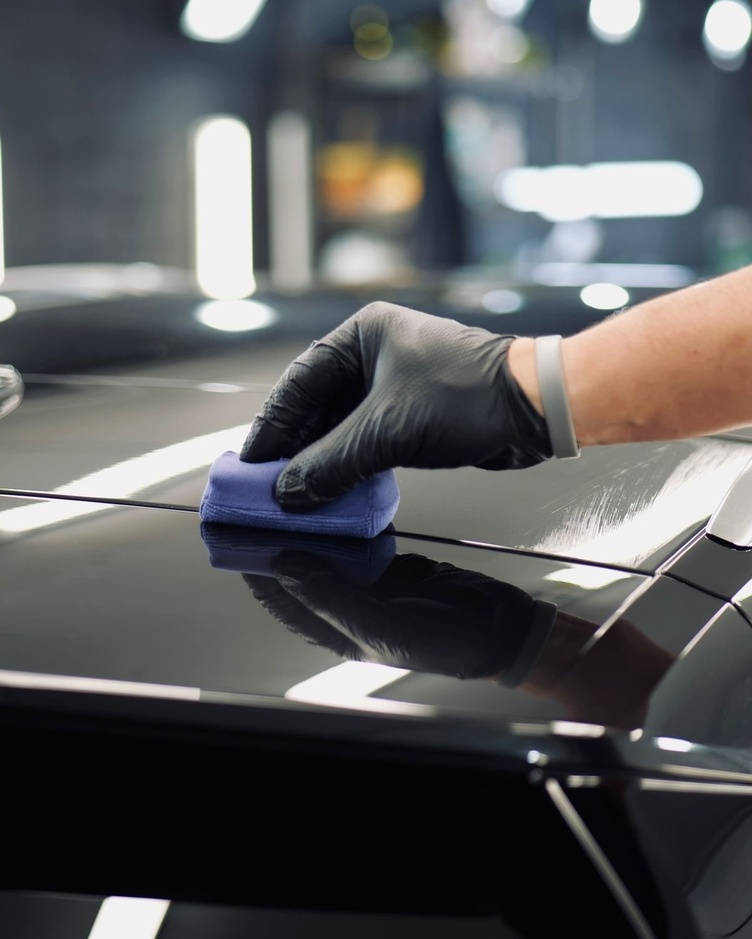
#> input picture arena-colossal/imagens/entrada/descontaminacao.jpg, 752 x 939 px, shrunk from 1200 x 1498 before the run
$ python recorte.py ../../arena-colossal/imagens/entrada/descontaminacao.jpg ../../arena-colossal/imagens/entrada/higienizacao-ar-condicionado.jpg
#> lines starting #> are read from the running program, lines starting #| are printed output that depends on the picture; after the words box and inside, x2 and y2 are one past the last pixel; in counts of white or black regions, pixels touching at a corner belong together
#> in processa, im is the input picture: PIL image 752x939 RGB; mean R, G, B 89, 89.7, 91.2
"""
Remove o fundo de estúdio das fotos da Dra. Consuelo.

O problema: o fundo iluminado atrás dos ombros tem luminância 44 — exatamente a
mediana do cabelo dela. Nenhum limiar de cor separa os dois.

A solução é textura. O fundo de estúdio é liso (alta frequência p99 = 2); o
cabelo é feito de fios (p50 = 8, p90 = 27). Um pixel só é fundo quando é escuro
E liso. A varredura parte das bordas por inundação, então o cabelo interno,
cercado pela própria figura, nunca é alcançado mesmo sendo escuro.
"""
from PIL import Image, ImageFilter, ImageChops
from collections import deque
import sys, time

LUM_MAX = 52     # fundo mais claro medido: 47 (atrás dos ombros)
TEX_MAX = 3      # fundo p99 = 2; cabelo começa em 8
SAT_MAX = 26     # fundo é cinza neutro (sat ~5); pele e jaleco têm cor

def mascara_figura(im):
    w, h = im.size
    cinza = im.convert('L')
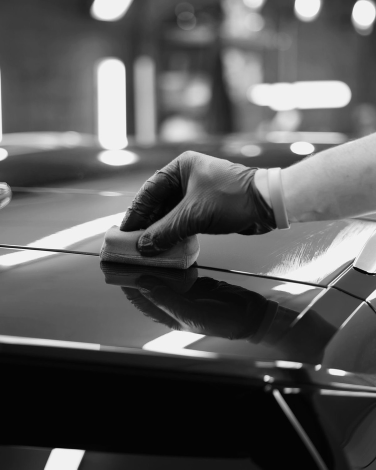
#> cinza: PIL image 752x939 L (shown at 1/2 size); min 1, max 255, mean 89.6
    L = list(cinza.getdata())
#> L = 706128 items
    tex = ImageChops.difference(cinza, cinza.filter(ImageFilter.GaussianBlur(2.5)))
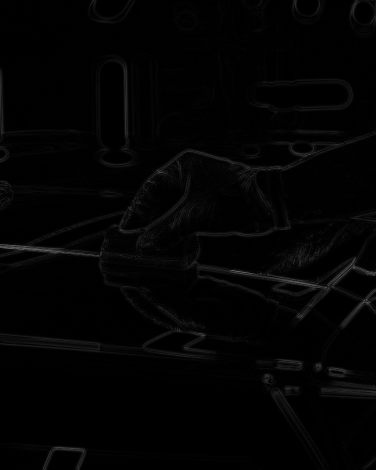
#> tex: PIL image 752x939 L (shown at 1/2 size); min 0, max 135, mean 3
    T = list(tex.filter(ImageFilter.MaxFilter(5)).getdata())
#> T = 706128 items
    S = [max(p) - min(p) for p in im.getdata()]
#> S = 706128 items

    def ehFundo(i):
        return L[i] <= LUM_MAX and T[i] <= TEX_MAX and S[i] <= SAT_MAX

    fundo = bytearray(w * h)
    fila = deque()
    def semear(i):
        if not fundo[i] and ehFundo(i):
            fundo[i] = 1; fila.append(i)
    for x in range(w):
        semear(x); semear((h - 1) * w + x)
    for y in range(h):
        semear(y * w); semear(y * w + w - 1)

    while fila:
        i = fila.popleft()
        x, y = i % w, i // w
        if x > 0:     semear(i - 1)
        if x < w - 1: semear(i + 1)
        if y > 0:     semear(i - w)
        if y < h - 1: semear(i + w)
#> this loop made 141969 passes
#> (i, x, y) on passes 1 to 3: (705376, 0, 938), (705377, 1, 938), (705378, 2, 938)

    a = Image.new('L', (w, h))
#> a: PIL image 752x939 L; every value is 0
    a.putdata([0 if f else 255 for f in fundo])
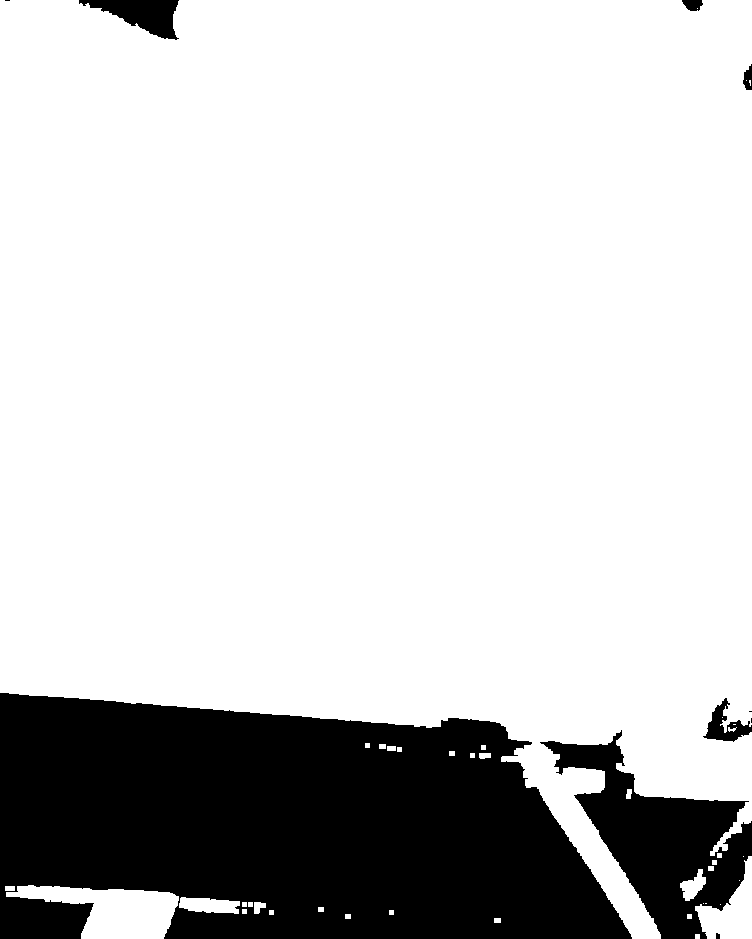
#> a: PIL image 752x939 L; 79.9% white; 10 black regions (3 under 20 px), largest, box (x1, y1, x2, y2) and area: (0, 693, 632, 939) 121095, (540, 730, 752, 939) 17562, (79, 0, 179, 40) 2076
    return a

def refina(a):
    a = a.filter(ImageFilter.MaxFilter(5))      # fecha furos deixados por fios
#> a: PIL image 752x939 L; 81% white; 10 black regions (4 under 20 px), largest, box (x1, y1, x2, y2) and area: (0, 695, 629, 939) 117077, (548, 743, 752, 939) 14815, (81, 0, 176, 37) 1683, (709, 708, 752, 739) 341, (685, 0, 700, 9) 91, (746, 68, 752, 78) 36
    a = a.filter(ImageFilter.MinFilter(5))
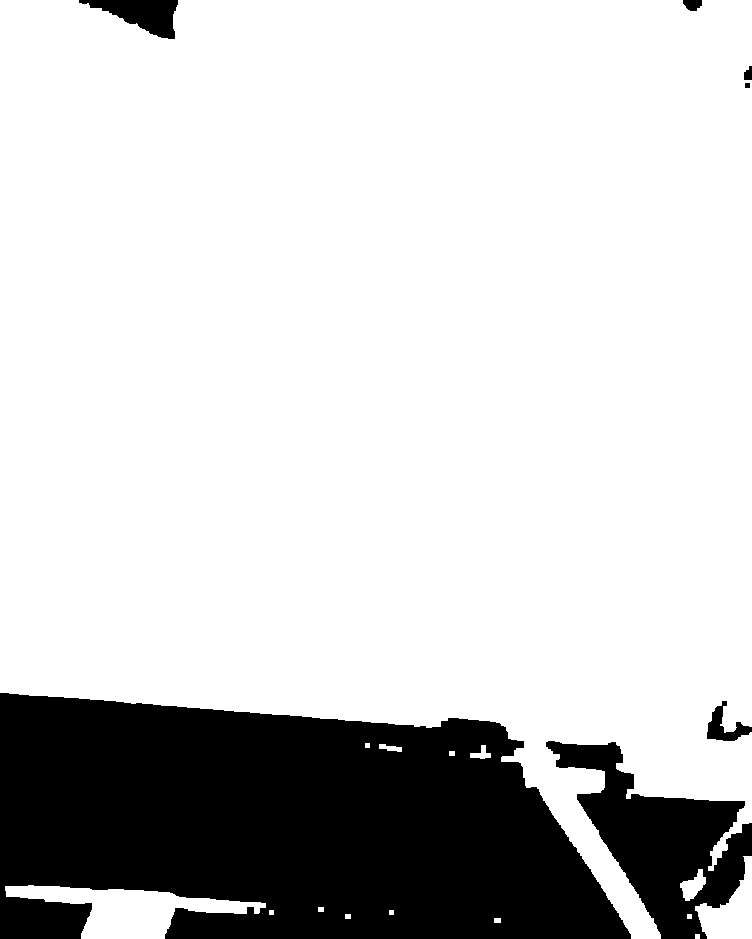
#> a: PIL image 752x939 L; 80% white; 7 black regions, largest, box (x1, y1, x2, y2) and area: (0, 693, 631, 939) 120881, (546, 741, 752, 939) 17283, (79, 0, 178, 39) 2045
    a = a.filter(ImageFilter.MinFilter(3))      # 1px para dentro: come o halo do fundo
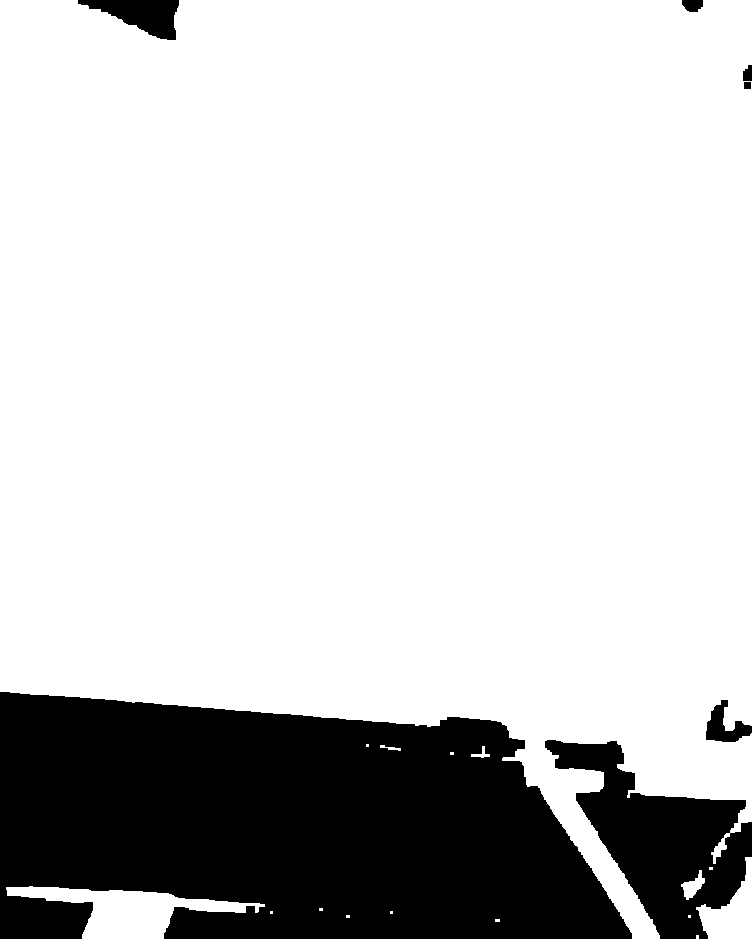
#> a: PIL image 752x939 L; 79.5% white; 7 black regions, largest, box (x1, y1, x2, y2) and area: (0, 692, 632, 939) 122673, (545, 740, 752, 939) 18482, (78, 0, 179, 40) 2231
    a = a.filter(ImageFilter.GaussianBlur(1.0)) # borda sem serrilha
    return a

def processa(origem, destino):
    t0 = time.time()
    im = Image.open(origem).convert('RGB')
    a = refina(mascara_figura(im))
    im.putalpha(a)
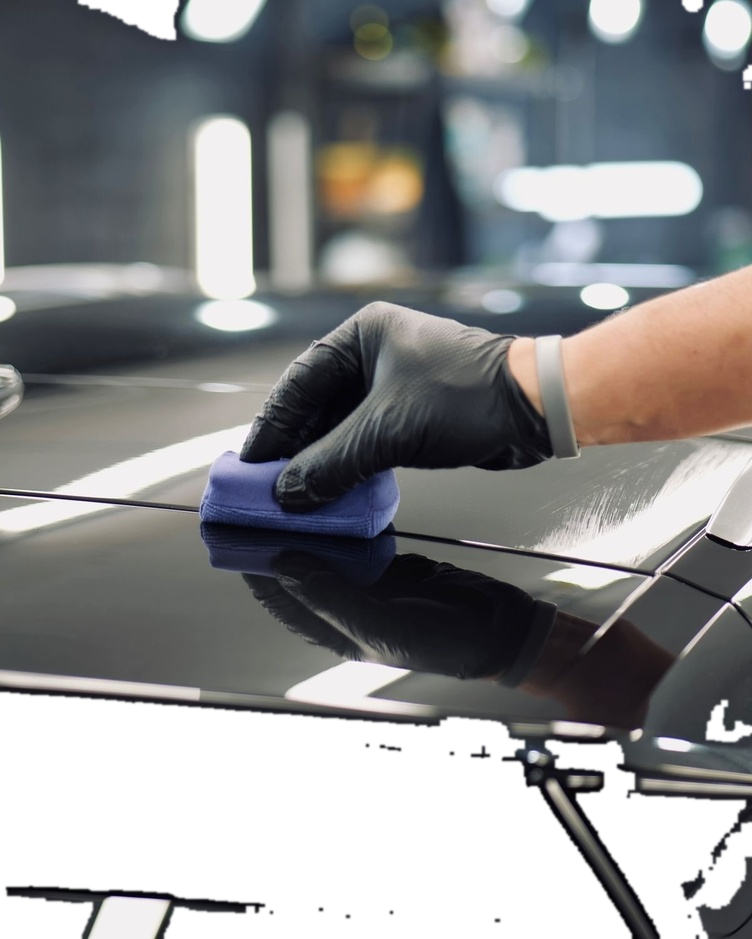
#> im: PIL image 752x939 RGBA; mean R, G, B, A 89, 89.7, 91.2, 202.7; transparent parts drawn white
    im.save(destino)
    w, h = im.size
    op = sum(1 for v in a.getdata() if v > 200)
#> op = 558667
    print(f'{destino.split("/")[-1]}: {w}x{h} · figura ocupa {op/(w*h):.1%} · {time.time()-t0:.0f}s')

if __name__ == '__main__':
    processa(sys.argv[1], sys.argv[2])

$ run again, on arena-colossal/imagens/entrada/higienizacao-interna.jpg
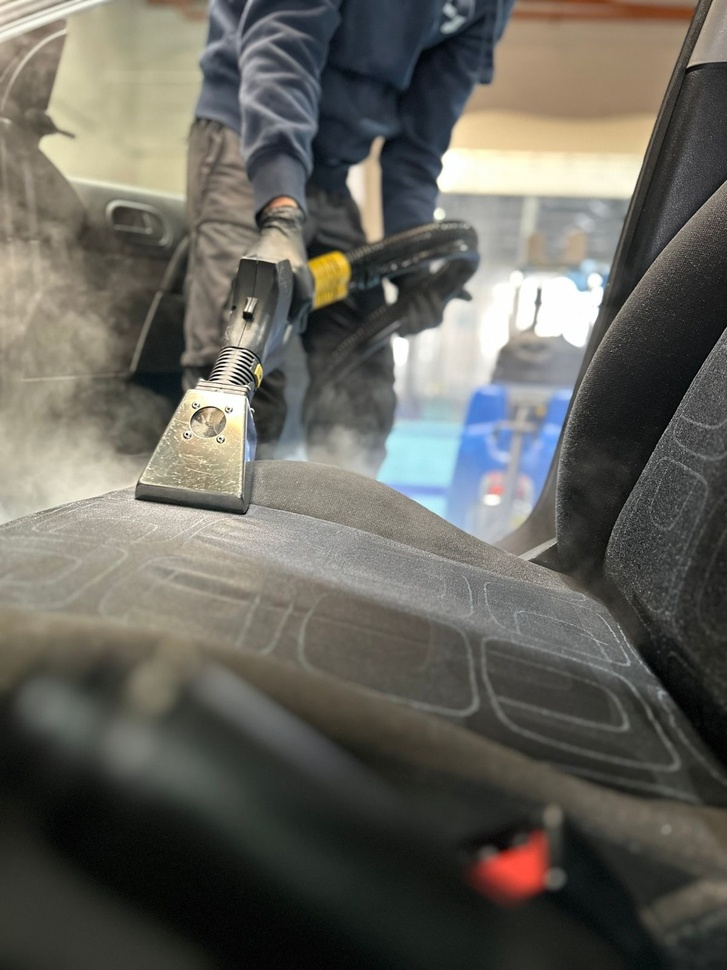
#> input picture arena-colossal/imagens/entrada/higienizacao-interna.jpg, 727 x 970 px, shrunk from 1200 x 1600 before the run
#> in processa, im is the input picture: PIL image 727x970 RGB; mean R, G, B 101.2, 99.6, 92.4
#> L = 705190 items
#> in mascara_figura, `a.putdata([0 if f else 255 for f in fundo])`:
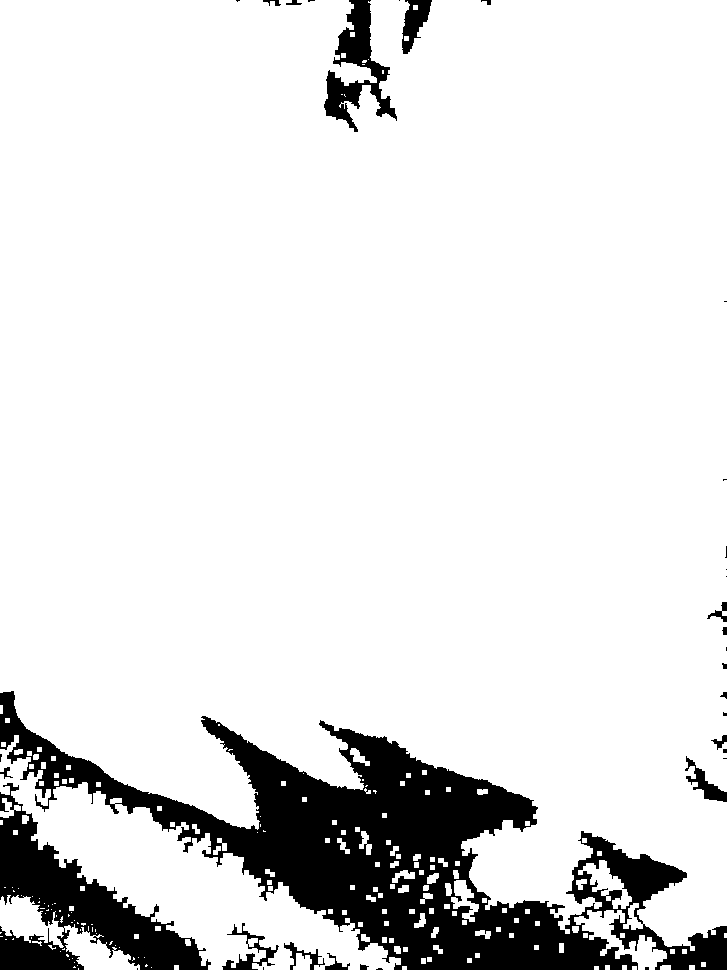
#> a: PIL image 727x970 L; 88.4% white; 35 black regions (17 under 20 px), largest, box (x1, y1, x2, y2) and area: (0, 691, 727, 970) 60704, (0, 783, 211, 970) 13989, (324, 0, 397, 132) 3547
#> in processa, `im.putalpha(a)`:
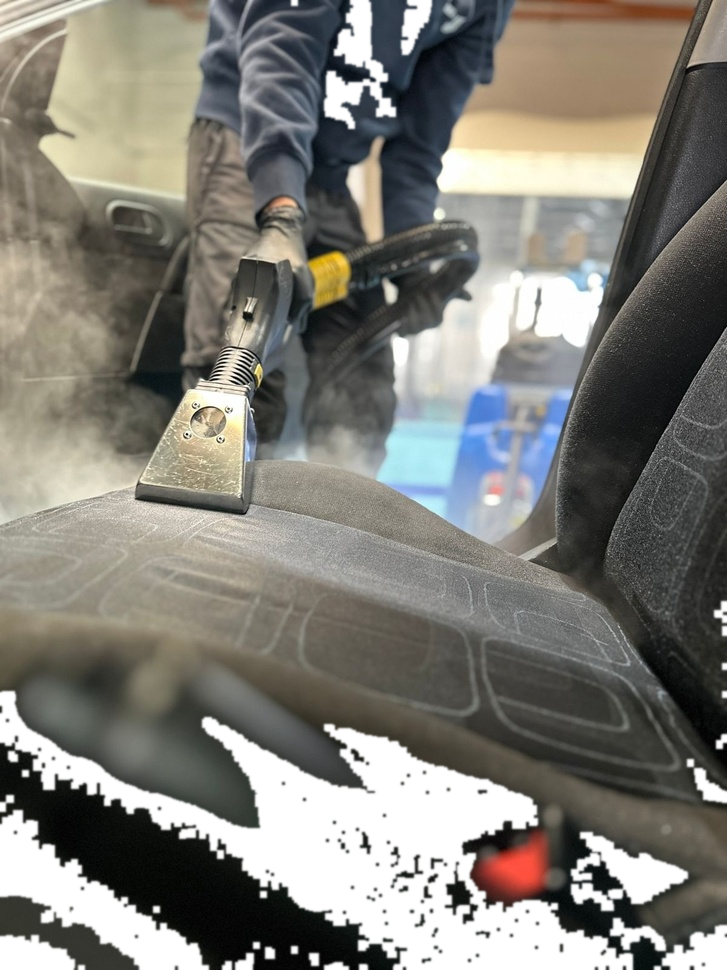
#> im: PIL image 727x970 RGBA; mean R, G, B, A 101.2, 99.6, 92.4, 224.5; transparent parts drawn white
#> op = 614489
